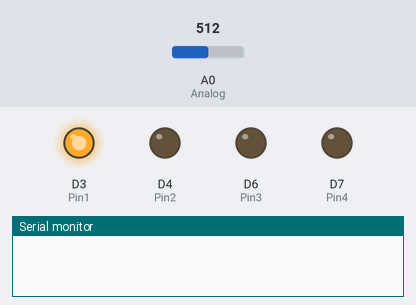
The sketch below on a simulated ESP8266 (NodeMCU). On the bench: output pins drawn as LEDs (lit = HIGH), the last lines printed to the serial monitor. Inputs (shaded band) come from the test bench; at power-on: A0 (Analog) = 512.

Above: at 0.2 s.
At 2.0 s:
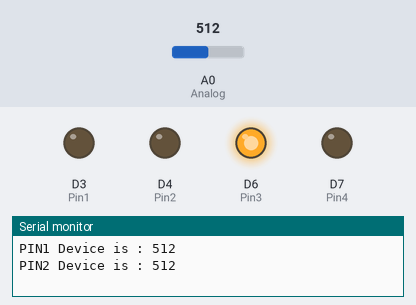
At 2.9 s:
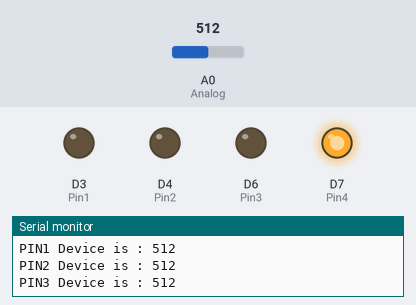
At 4.1 s:
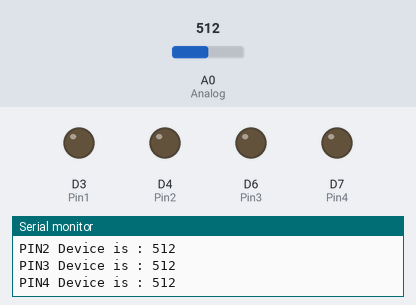
At 6.2 s:
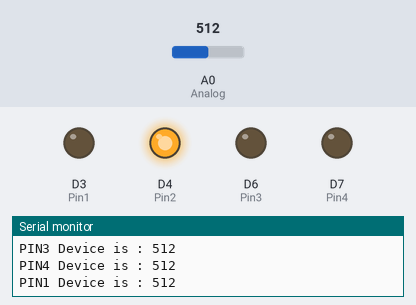
Timing chart, 0 to 6.6 s (numbered marks = the images above):
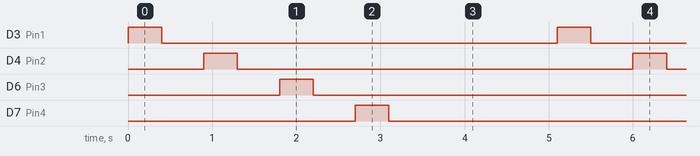

The sketch:

LightRainHumidityControl.ino
```cpp
#define Analog A0
#define Pin1 D3
#define Pin2 D4
#define Pin3 D6
#define Pin4 D7

void setup() {

  Serial.begin(9600);
  pinMode(Analog,INPUT);

  pinMode(Pin1,OUTPUT);
  pinMode(Pin2,OUTPUT);
  pinMode(Pin3,OUTPUT);
   pinMode(Pin4,OUTPUT);
  digitalWrite(Pin1,LOW);
  digitalWrite(Pin2,LOW);
  digitalWrite(Pin3,LOW);

}

void loop() {
  digitalWrite(Pin1,HIGH);
  delay(200);
  Serial.print("PIN1 Device is : ");
  Serial.println(1024-analogRead(Analog));
  delay(200);
  digitalWrite(Pin1,LOW);
  delay(500);

  digitalWrite(Pin2,HIGH);
  delay(200);
  Serial.print("PIN2 Device is : ");
  Serial.println(1024-analogRead(Analog));
  delay(200);
  digitalWrite(Pin2,LOW);
  delay(500);

  digitalWrite(Pin3,HIGH);
  delay(200);
  Serial.print("PIN3 Device is : ");
  Serial.println(1024-analogRead(Analog));
  delay(200);
  digitalWrite(Pin3,LOW);
  delay(500);

  digitalWrite(Pin4,HIGH);
  delay(200);
  Serial.print("PIN4 Device is : ");
  Serial.println(1024-analogRead(Analog));
  delay(200);
  digitalWrite(Pin4,LOW);
  delay(2000);


}
```

Measured:
- by itself, D3 (Pin1), D4 (Pin2), D6 (Pin3), D7 (Pin4): alternates HIGH for 0.40 s and LOW for 4.7 s
- by itself, everything shown: repeats every 5.1 s, in 8 steps
